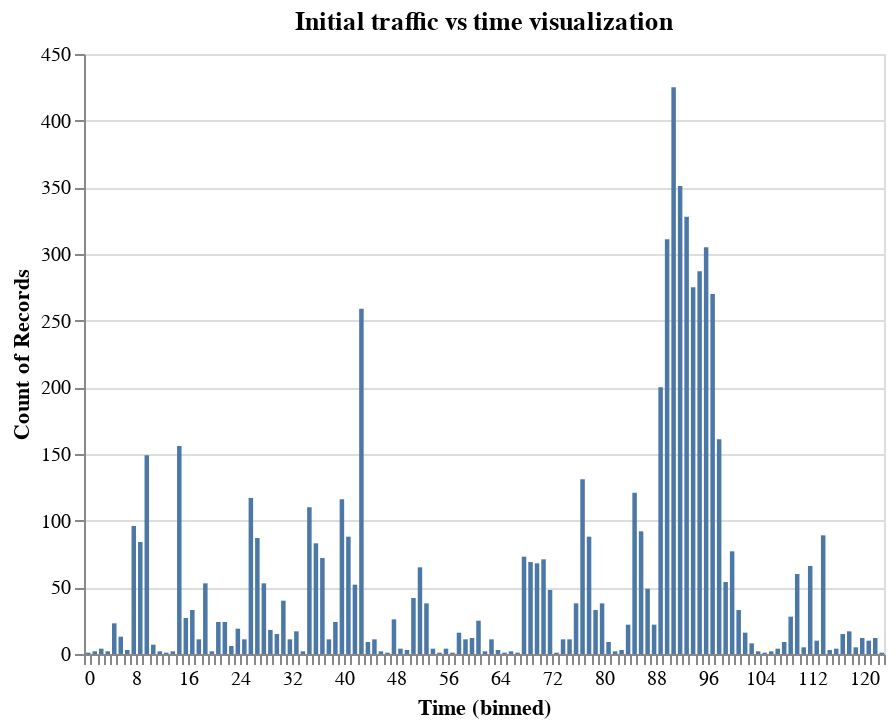

Notebook code for this chart:
### Code cell
alt_traffic(packet_df)

### Figure 1 — Vega-Lite specification as saved in the notebook (floating-point values rounded to 4 significant figures; data arrays with more than 128 entries replaced by an {"elided": "..."} marker saying what was removed)
{"config": {"view": {"continuousWidth": 400, "continuousHeight": 300}}, "data": {"name": "data-3e36f998aad96fa55fa678c2348b4aef"}, "mark": "bar", "encoding": {"x": {"type": "quantitative", "bin": {"maxbins": 122.8}, "field": "Time"}, "y": {"type": "quantitative", "aggregate": "count"}}, "title": "Initial traffic vs time visualization", "$schema": "https://vega.github.io/schema/vega-lite/v4.8.1.json", "datasets": {"data-3e36f998aad96fa55fa678c2348b4aef": {"elided": "6681 records"}}}
